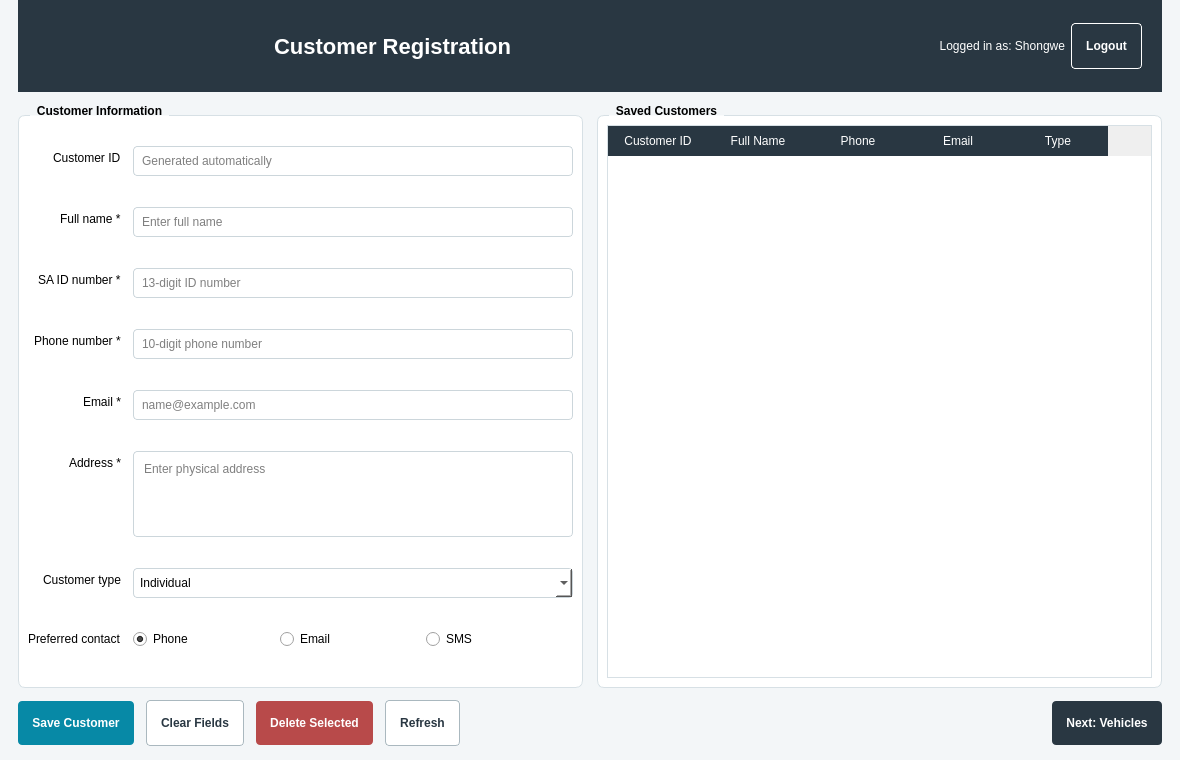
<?xml version="1.0" encoding="UTF-8"?>
<ui version="4.0">
 <class>CustomerWindow</class>
 <widget class="QMainWindow" name="CustomerWindow">
  <property name="geometry"><rect><x>0</x><y>0</y><width>1180</width><height>760</height></rect></property>
  <property name="windowTitle"><string>Shongwe Motors - Customer Registration</string></property>
  <widget class="QWidget" name="centralwidget">
   <property name="styleSheet"><string notr="true">QWidget#centralwidget { background-color: #F3F6F8; }
QFrame#frameHeader { background-color: #293742; border: none; }
QLabel#labelPageTitle { color: white; font-size: 22px; font-weight: bold; }
QLabel#labelLoggedUser { color: white; font-size: 12px; }
QGroupBox { background-color: white; border: 1px solid #D7E0E5; border-radius: 7px; margin-top: 11px; font-weight: bold; }
QGroupBox::title { subcontrol-origin: margin; left: 12px; padding: 0 5px; }
QLineEdit, QTextEdit, QComboBox, QSpinBox, QDoubleSpinBox, QDateEdit, QTimeEdit { background-color: white; border: 1px solid #CCD6DB; border-radius: 4px; padding: 6px; }
QLineEdit:focus, QTextEdit:focus, QComboBox:focus, QSpinBox:focus, QDoubleSpinBox:focus, QDateEdit:focus, QTimeEdit:focus { border: 2px solid #0789A6; }
QPushButton { min-height: 34px; padding: 5px 14px; border-radius: 4px; font-weight: bold; }
QPushButton#SaveButton { background-color: #0789A6; color: white; border: none; }
QPushButton#ClearButton, QPushButton#RefreshButton { background-color: white; color: #293742; border: 1px solid #AAB8BF; }
QPushButton#DeleteButton, QPushButton#ExitButton { background-color: #B84A4A; color: white; border: none; }
QPushButton#NextButton, QPushButton#BackButton { background-color: #293742; color: white; border: none; }
QPushButton#LogoutButton { background-color: transparent; color: white; border: 1px solid white; }
QTableWidget { background-color: white; border: 1px solid #D7E0E5; gridline-color: #E3E9EC; }
QHeaderView::section { background-color: #293742; color: white; padding: 6px; border: none; }</string></property>
   <layout class="QVBoxLayout" name="verticalLayoutMain"><property name="spacing"><number>12</number></property><property name="leftMargin"><number>18</number></property><property name="topMargin"><number>0</number></property><property name="rightMargin"><number>18</number></property><property name="bottomMargin"><number>14</number></property>
    <item><widget class="QFrame" name="frameHeader"><property name="minimumSize"><size><width>0</width><height>92</height></size></property><property name="frameShape"><enum>QFrame::NoFrame</enum></property><layout class="QHBoxLayout" name="horizontalLayoutHeader"><property name="leftMargin"><number>20</number></property><property name="rightMargin"><number>20</number></property>
      <item><widget class="QLabel" name="labelLogo"><property name="minimumSize"><size><width>230</width><height>70</height></size></property><property name="maximumSize"><size><width>230</width><height>70</height></size></property><property name="pixmap"><pixmap>assets/shongwe_motors_logo.png</pixmap></property><property name="scaledContents"><bool>true</bool></property></widget></item>
      <item><widget class="QLabel" name="labelPageTitle"><property name="text"><string>Customer Registration</string></property></widget></item>
      <item><spacer name="horizontalSpacerHeader"><property name="orientation"><enum>Qt::Horizontal</enum></property><property name="sizeHint"><size><width>40</width><height>20</height></size></property></spacer></item>
      <item><widget class="QLabel" name="labelLoggedUser"><property name="text"><string>Logged in as: Shongwe</string></property><property name="alignment"><set>Qt::AlignRight|Qt::AlignTrailing|Qt::AlignVCenter</set></property></widget></item>
      <item><widget class="QPushButton" name="LogoutButton"><property name="text"><string>Logout</string></property></widget></item>
    </layout></widget></item>
    <item><layout class="QHBoxLayout" name="horizontalLayoutBody"><property name="spacing"><number>14</number></property>
      <item><widget class="QGroupBox" name="groupCustomer"><property name="minimumSize"><size><width>440</width><height>0</height></size></property><property name="title"><string>Customer Information</string></property><layout class="QFormLayout" name="formLayoutCustomer"><property name="labelAlignment"><set>Qt::AlignRight|Qt::AlignTrailing|Qt::AlignVCenter</set></property><property name="horizontalSpacing"><number>12</number></property><property name="verticalSpacing"><number>10</number></property>
        <item row="0" column="0"><widget class="QLabel" name="labelCustomerCode"><property name="text"><string>Customer ID</string></property></widget></item><item row="0" column="1"><widget class="QLineEdit" name="lineCustomerCode"><property name="readOnly"><bool>true</bool></property><property name="placeholderText"><string>Generated automatically</string></property></widget></item>
        <item row="1" column="0"><widget class="QLabel" name="labelFullName"><property name="text"><string>Full name *</string></property></widget></item><item row="1" column="1"><widget class="QLineEdit" name="lineFullName"><property name="placeholderText"><string>Enter full name</string></property></widget></item>
        <item row="2" column="0"><widget class="QLabel" name="labelIdNumber"><property name="text"><string>SA ID number *</string></property></widget></item><item row="2" column="1"><widget class="QLineEdit" name="lineIdNumber"><property name="maxLength"><number>13</number></property><property name="placeholderText"><string>13-digit ID number</string></property></widget></item>
        <item row="3" column="0"><widget class="QLabel" name="labelPhone"><property name="text"><string>Phone number *</string></property></widget></item><item row="3" column="1"><widget class="QLineEdit" name="linePhone"><property name="maxLength"><number>10</number></property><property name="placeholderText"><string>10-digit phone number</string></property></widget></item>
        <item row="4" column="0"><widget class="QLabel" name="labelEmail"><property name="text"><string>Email *</string></property></widget></item><item row="4" column="1"><widget class="QLineEdit" name="lineEmail"><property name="placeholderText"><string>name@example.com</string></property></widget></item>
        <item row="5" column="0"><widget class="QLabel" name="labelAddress"><property name="text"><string>Address *</string></property></widget></item><item row="5" column="1"><widget class="QTextEdit" name="textAddress"><property name="maximumSize"><size><width>16777215</width><height>86</height></size></property><property name="placeholderText"><string>Enter physical address</string></property></widget></item>
        <item row="6" column="0"><widget class="QLabel" name="labelCustomerType"><property name="text"><string>Customer type</string></property></widget></item><item row="6" column="1"><widget class="QComboBox" name="comboCustomerType"><item><property name="text"><string>Individual</string></property></item><item><property name="text"><string>Business</string></property></item></widget></item>
        <item row="7" column="0"><widget class="QLabel" name="labelContact"><property name="text"><string>Preferred contact</string></property></widget></item><item row="7" column="1"><layout class="QHBoxLayout" name="horizontalLayoutContact"><item><widget class="QRadioButton" name="radioPhone"><property name="text"><string>Phone</string></property><property name="checked"><bool>true</bool></property></widget></item><item><widget class="QRadioButton" name="radioEmail"><property name="text"><string>Email</string></property></widget></item><item><widget class="QRadioButton" name="radioSMS"><property name="text"><string>SMS</string></property></widget></item></layout></item>
      </layout></widget></item>
      <item><widget class="QGroupBox" name="groupCustomerTable"><property name="title"><string>Saved Customers</string></property><layout class="QVBoxLayout" name="verticalLayoutTable"><item><widget class="QTableWidget" name="tableCustomers"><property name="selectionBehavior"><enum>QAbstractItemView::SelectRows</enum></property><property name="editTriggers"><set>QAbstractItemView::NoEditTriggers</set></property><column><property name="text"><string>Customer ID</string></property></column><column><property name="text"><string>Full Name</string></property></column><column><property name="text"><string>Phone</string></property></column><column><property name="text"><string>Email</string></property></column><column><property name="text"><string>Type</string></property></column></widget></item></layout></widget></item>
    </layout></item>
    <item><layout class="QHBoxLayout" name="horizontalLayoutButtons"><item><widget class="QPushButton" name="SaveButton"><property name="text"><string>Save Customer</string></property></widget></item><item><widget class="QPushButton" name="ClearButton"><property name="text"><string>Clear Fields</string></property></widget></item><item><widget class="QPushButton" name="DeleteButton"><property name="text"><string>Delete Selected</string></property></widget></item><item><widget class="QPushButton" name="RefreshButton"><property name="text"><string>Refresh</string></property></widget></item><item><spacer name="horizontalSpacerButtons"><property name="orientation"><enum>Qt::Horizontal</enum></property><property name="sizeHint"><size><width>40</width><height>20</height></size></property></spacer></item><item><widget class="QPushButton" name="NextButton"><property name="text"><string>Next: Vehicles</string></property></widget></item></layout></item>
   </layout>
  </widget>
 </widget>
 <resources/><connections/>
</ui>
